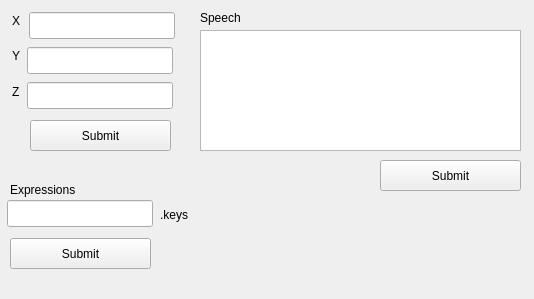
<?xml version="1.0" encoding="UTF-8"?>
<ui version="4.0">
 <class>Widget</class>
 <widget class="QWidget" name="Widget">
  <property name="geometry">
   <rect>
    <x>0</x>
    <y>0</y>
    <width>534</width>
    <height>299</height>
   </rect>
  </property>
  <property name="windowTitle">
   <string>Widget</string>
  </property>
  <widget class="QPushButton" name="submit_button">
   <property name="geometry">
    <rect>
     <x>30</x>
     <y>120</y>
     <width>141</width>
     <height>31</height>
    </rect>
   </property>
   <property name="text">
    <string>Submit</string>
   </property>
  </widget>
  <widget class="QLabel" name="label_7">
   <property name="geometry">
    <rect>
     <x>200</x>
     <y>10</y>
     <width>141</width>
     <height>16</height>
    </rect>
   </property>
   <property name="text">
    <string>Speech</string>
   </property>
  </widget>
  <widget class="QPlainTextEdit" name="speech_text">
   <property name="geometry">
    <rect>
     <x>200</x>
     <y>30</y>
     <width>321</width>
     <height>121</height>
    </rect>
   </property>
  </widget>
  <widget class="QPushButton" name="speech_submit">
   <property name="geometry">
    <rect>
     <x>380</x>
     <y>160</y>
     <width>141</width>
     <height>31</height>
    </rect>
   </property>
   <property name="text">
    <string>Submit</string>
   </property>
  </widget>
  <widget class="QLineEdit" name="expressions_text">
   <property name="geometry">
    <rect>
     <x>7</x>
     <y>200</y>
     <width>146</width>
     <height>27</height>
    </rect>
   </property>
  </widget>
  <widget class="QLabel" name="label_8">
   <property name="geometry">
    <rect>
     <x>10</x>
     <y>180</y>
     <width>101</width>
     <height>20</height>
    </rect>
   </property>
   <property name="text">
    <string>Expressions</string>
   </property>
  </widget>
  <widget class="QPushButton" name="expressions_submit">
   <property name="geometry">
    <rect>
     <x>10</x>
     <y>238</y>
     <width>141</width>
     <height>31</height>
    </rect>
   </property>
   <property name="text">
    <string>Submit</string>
   </property>
  </widget>
  <widget class="QLabel" name="label_9">
   <property name="geometry">
    <rect>
     <x>160</x>
     <y>200</y>
     <width>67</width>
     <height>30</height>
    </rect>
   </property>
   <property name="text">
    <string>.keys</string>
   </property>
  </widget>
  <widget class="QLineEdit" name="z_text">
   <property name="geometry">
    <rect>
     <x>27</x>
     <y>82</y>
     <width>146</width>
     <height>27</height>
    </rect>
   </property>
  </widget>
  <widget class="QLabel" name="label_3">
   <property name="geometry">
    <rect>
     <x>12</x>
     <y>12</y>
     <width>16</width>
     <height>17</height>
    </rect>
   </property>
   <property name="text">
    <string>X</string>
   </property>
  </widget>
  <widget class="QLabel" name="label_2">
   <property name="geometry">
    <rect>
     <x>12</x>
     <y>47</y>
     <width>16</width>
     <height>17</height>
    </rect>
   </property>
   <property name="text">
    <string>Y</string>
   </property>
  </widget>
  <widget class="QLineEdit" name="y_text">
   <property name="geometry">
    <rect>
     <x>27</x>
     <y>47</y>
     <width>146</width>
     <height>27</height>
    </rect>
   </property>
  </widget>
  <widget class="QLineEdit" name="x_text">
   <property name="geometry">
    <rect>
     <x>29</x>
     <y>12</y>
     <width>146</width>
     <height>27</height>
    </rect>
   </property>
  </widget>
  <widget class="QLabel" name="label">
   <property name="geometry">
    <rect>
     <x>12</x>
     <y>82</y>
     <width>16</width>
     <height>20</height>
    </rect>
   </property>
   <property name="text">
    <string>Z</string>
   </property>
  </widget>
 </widget>
 <layoutdefault spacing="6" margin="11"/>
 <resources/>
 <connections/>
</ui>
